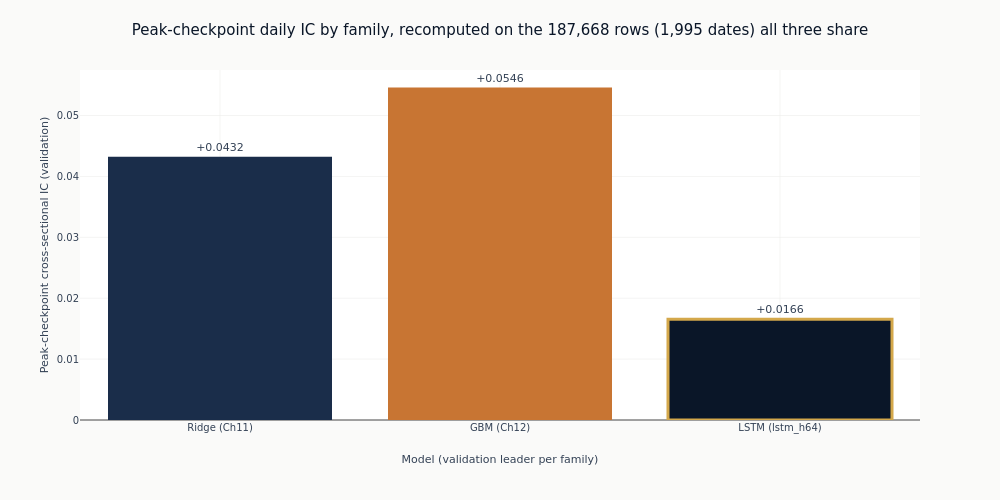

The notebook cell this image was saved under:
### Markdown cell above
## 7. Against the flat-feature baselines

The peak checkpoint against the linear and gradient-boosting leaders. This is the comparison the
notebook exists to make: whether reading the history as a sequence adds anything over handing
the same history to a model as columns.

The comparison only means anything if the three numbers describe the same rows, and section 2
explained why that is not guaranteed. Matching date counts would not be enough: sequence
eligibility drops the warm-up rows a flat model keeps, so the same date can carry a different
cross-section in each family, and each family's stored IC is computed over its own sample.

So the stored numbers are not what the chart plots. The three prediction sets are intersected
on their exact `(symbol, timestamp)` keys and the daily rank IC is recomputed on the rows all
three share. That is a different and smaller sample than any family's own, which is the point:
it is the only sample on which the three are one comparison rather than three.

### Code cell
_missing = [name for name, phash in baseline_hashes.items() if not phash]
if _missing:
    raise RuntimeError(
        f"no prediction_hash registered for {_missing}, so their rows cannot be intersected "
        "with this notebook's; re-run the stage that published them"
    )

_frames = {
    name: load_predictions(CASE_STUDY_ID, prediction_hash=phash)
    for name, phash in baseline_hashes.items()
}
_frames[f"LSTM ({CONFIG_NAME})"] = load_predictions(CASE_STUDY_ID, prediction_hash=PEAK_PHASH)
_empty = [name for name, frame in _frames.items() if frame.is_empty()]
if _empty:
    raise RuntimeError(f"no prediction rows on disk for {_empty}; the comparison cannot be made")

COMMON_IC, COMMON_DAYS, COMMON_ROWS = common_sample_daily_ic(_frames)
if not COMMON_IC:
    raise RuntimeError(
        "the three prediction sets share no (symbol, timestamp) rows, so there is no sample "
        "on which they can be compared"
    )
print(
    f"Common sample: {COMMON_ROWS:,} rows on {COMMON_DAYS:,} dates "
    f"(each family's own full-coverage count was {FULL_DAYS:.0f})"
)
for _name, _ic in COMMON_IC.items():
    print(f"  {_name}: IC={_ic:+.4f} on the shared rows")

_labels = ["Ridge (Ch11)", "GBM (Ch12)", f"LSTM ({CONFIG_NAME})"]
_vals = [COMMON_IC[name] for name in _labels]
fig_cmp = go.Figure(
    go.Bar(
        x=_labels,
        y=_vals,
        marker=dict(
            color=[COLORS["slate"], COLORS["copper"], COLORS["blue"]],
            line=dict(color=COLORS["amber"], width=[0, 0, 3]),
        ),
        text=[f"{value:+.4f}" for value in _vals],
        textposition="outside",
        cliponaxis=False,
        showlegend=False,
    )
)
fig_cmp.update_layout(
    title=(
        f"Peak-checkpoint daily IC by family, recomputed on the {COMMON_ROWS:,} rows "
        f"({COMMON_DAYS:,} dates) all three share"
    ),
    height=500,
    width=1000,
    margin=dict(t=70),
    title_font=dict(size=15),
)
fig_cmp.update_xaxes(title_text="Model (validation leader per family)")
fig_cmp.update_yaxes(title_text="Peak-checkpoint cross-sectional IC (validation)")
fig_cmp.show()

### Figure 1 — Plotly figure (JSON) as saved in the notebook; plotly's stock layout.template omitted (floating-point values rounded to 4 significant figures)
{"data": [{"cliponaxis": false, "marker": {"color": ["#1a2d4a", "#C87533", "#0a1628"], "line": {"color": "#D4A84B", "width": [0, 0, 3]}}, "showlegend": false, "text": ["+0.0432", "+0.0546", "+0.0166"], "textposition": "outside", "type": "bar", "x": ["Ridge (Ch11)", "GBM (Ch12)", "LSTM (lstm_h64)"], "y": [0.04324, 0.05461, 0.01656]}], "layout": {"height": 500, "margin": {"t": 70}, "title": {"font": {"size": 15}, "text": "Peak-checkpoint daily IC by family, recomputed on the 187,668 rows (1,995 dates) all three share"}, "width": 1000, "xaxis": {"title": {"text": "Model (validation leader per family)"}}, "yaxis": {"title": {"text": "Peak-checkpoint cross-sectional IC (validation)"}}}}
